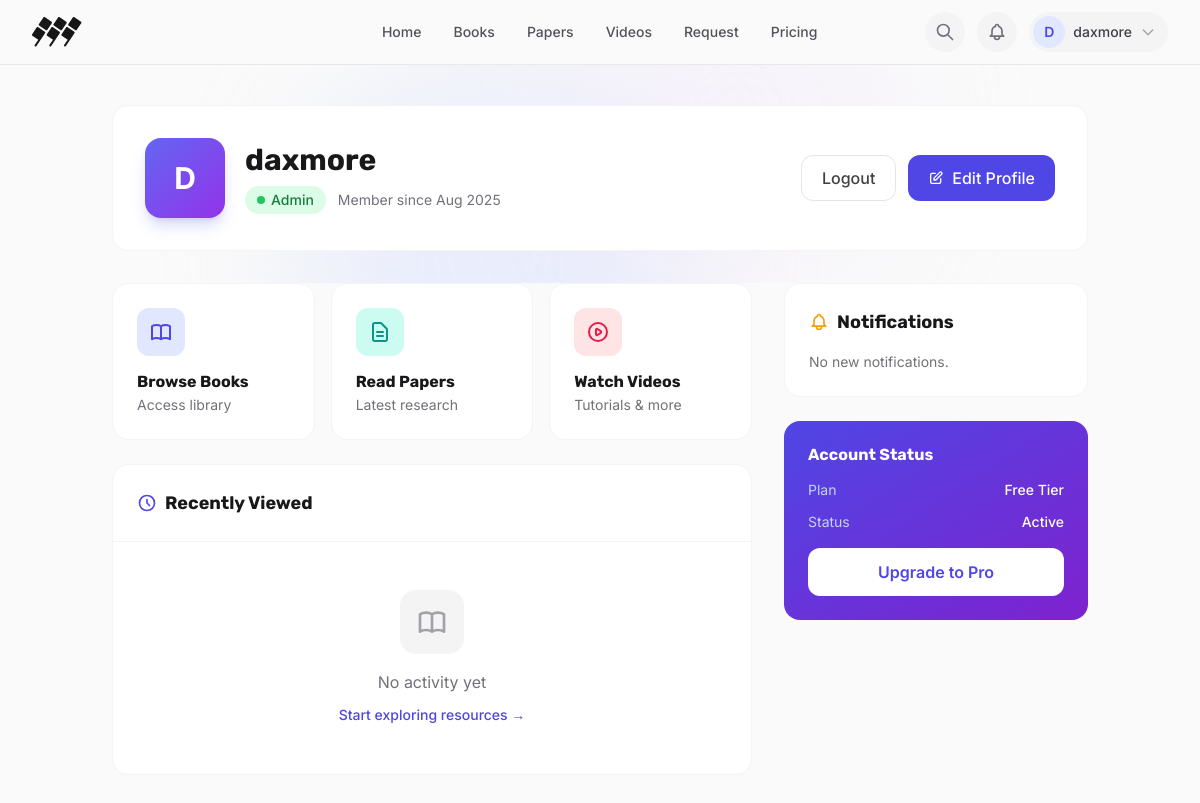
The app's page /profile.php (signed in) with its own data.
### tables this page shows
CREATE TABLE IF NOT EXISTS users (
    id INT AUTO_INCREMENT PRIMARY KEY,
    username VARCHAR(255) NOT NULL UNIQUE,
    password VARCHAR(255) NOT NULL,
    role VARCHAR(50) NOT NULL DEFAULT 'user',
    status ENUM('active', 'banned') DEFAULT 'active',
    last_login TIMESTAMP NULL,
    created_at TIMESTAMP DEFAULT CURRENT_TIMESTAMP
);

### includes/functions.php (called while the page is built, shortened)
<?php
function get_user_by_id($user_id)
{
    global $conn;
    $sql = "SELECT * FROM users WHERE id = ?";
    $stmt = $conn->prepare($sql);
    $stmt->bind_param('i', $user_id);
    $stmt->execute();
    $result = $stmt->get_result();
    return $result->fetch_assoc();
}
?>

### profile.php (the view, shortened to what this page needs)
<?php
require_once 'includes/db.php';
require_once 'includes/functions.php';
$user_id = $_SESSION['user_id'];
$user = get_user_by_id($user_id);
$history = get_user_history($user_id, 5);
$notifications = get_notifications($user_id);
?>
<!DOCTYPE html>
<html lang="en">
<head>
    <link href="assets/css/index.css" rel="stylesheet">
    <script src="https://cdn.tailwindcss.com"></script>
</head>
<body class="antialiased bg-[#FAFAFA]">
    <?php include 'includes/header.php'; ?>
    <section class="relative pt-10 pb-8 overflow-hidden">
        <div class="absolute inset-0 -z-10">
        </div>
        <div class="container mx-auto px-6">
            <div class="bg-white rounded-2xl border border-zinc-100 p-8">
                <div class="flex flex-col md:flex-row items-center justify-between gap-6">
                    <div class="flex flex-col md:flex-row items-center gap-5 text-center md:text-left">
                        <div class="w-20 h-20 bg-gradient-to-br from-indigo-500 to-purple-600 rounded-2xl flex items-center justify-center text-3xl font-bold text-white shadow-lg shadow-indigo-500/25">
                            <?php echo strtoupper(substr($user['username'], 0, 1)); ?>
                        </div>
                        <div>
                            <h1 class="text-3xl font-bold text-zinc-900"><?php echo htmlspecialchars($user['username']); ?></h1>
                            <div class="flex items-center justify-center md:justify-start gap-3 mt-2">
                                <span class="inline-flex items-center gap-1.5 px-3 py-1 bg-green-100 text-green-700 rounded-full text-sm font-medium">
                                    <span class="w-2 h-2 rounded-full bg-green-500"></span>
                                    <?php echo ucfirst($user['role'] ?? 'User'); ?>
                                </span>
                                <span class="text-zinc-500 text-sm">Member since <?php echo date('M Y', strtotime($user['created_at'] ?? 'now')); ?></span>
                            </div>
                        </div>
                    </div>
                    <div class="flex gap-3">
                        <a href="auth/logout.php" class="px-5 py-2.5 border border-zinc-200 rounded-xl text-zinc-700 hover:bg-zinc-50 transition font-medium">
                            Logout
                        </a>
                        <button onclick="openEditModal()" class="px-5 py-2.5 bg-indigo-600 text-white rounded-xl hover:bg-indigo-700 transition font-medium flex items-center gap-2">
                            <svg xmlns="http://www.w3.org/2000/svg" class="h-4 w-4" fill="none" viewBox="0 0 24 24" stroke="currentColor" stroke-width="2">
                                <path stroke-linecap="round" stroke-linejoin="round" d="M11 5H6a2 2 0 00-2 2v11a2 2 0 002 2h11a2 2 0 002-2v-5m-1.414-9.414a2 2 0 112.828 2.828L11.828 15H9v-2.828l8.586-8.586z" />
                            </svg>
                            Edit Profile
                        </button>
                    </div>
                </div>
            </div>
        </div>
    </section>
    <section class="pb-20">
        <div class="container mx-auto px-6">
            <div class="grid grid-cols-1 lg:grid-cols-3 gap-8">
                <div class="lg:col-span-2 space-y-6">
                    <div class="grid grid-cols-1 sm:grid-cols-3 gap-4">
                        <a href="books.php" class="bg-white rounded-2xl border border-zinc-100 p-6 hover:border-indigo-200 hover:shadow-lg transition-all group">
                            <div class="w-12 h-12 bg-indigo-100 rounded-xl flex items-center justify-center mb-4 group-hover:scale-110 transition">
                            </div>
                            <h3 class="font-bold text-zinc-900">Browse Books</h3>
                            <p class="text-sm text-zinc-500 mt-1">Access library</p>
                        </a>
                        <a href="papers.php" class="bg-white rounded-2xl border border-zinc-100 p-6 hover:border-teal-200 hover:shadow-lg transition-all group">
                            <div class="w-12 h-12 bg-teal-100 rounded-xl flex items-center justify-center mb-4 group-hover:scale-110 transition">
                            </div>
                            <h3 class="font-bold text-zinc-900">Read Papers</h3>
                            <p class="text-sm text-zinc-500 mt-1">Latest research</p>
                        </a>
                        <a href="videos.php" class="bg-white rounded-2xl border border-zinc-100 p-6 hover:border-rose-200 hover:shadow-lg transition-all group">
                            <div class="w-12 h-12 bg-rose-100 rounded-xl flex items-center justify-center mb-4 group-hover:scale-110 transition">
                            </div>
                            <h3 class="font-bold text-zinc-900">Watch Videos</h3>
                            <p class="text-sm text-zinc-500 mt-1">Tutorials & more</p>
                        </a>
                    </div>
                    <div class="bg-white rounded-2xl border border-zinc-100 overflow-hidden">
                        <div class="p-6 border-b border-zinc-100">
                            <h3 class="text-lg font-bold text-zinc-900 flex items-center gap-2">
                                <svg xmlns="http://www.w3.org/2000/svg" class="h-5 w-5 text-indigo-600" fill="none" viewBox="0 0 24 24" stroke="currentColor" stroke-width="2">
                                    <path stroke-linecap="round" stroke-linejoin="round" d="M12 8v4l3 3m6-3a9 9 0 11-18 0 9 9 0 0118 0z" />
                                </svg>
                                Recently Viewed
                            </h3>
                        </div>
                        <?php if (empty($history)): ?>
                            <div class="p-12 text-center">
                                <div class="w-16 h-16 bg-zinc-100 rounded-2xl flex items-center justify-center mx-auto mb-4">
                                </div>
                                <p class="text-zinc-500 mb-2">No activity yet</p>
                                <a href="books.php" class="text-indigo-600 hover:text-indigo-700 font-medium text-sm">Start exploring resources →</a>
                            </div>
                        <?php endif; ?>
                    </div>
                </div>
                <div class="space-y-6">
                    <div id="notifications" class="bg-white rounded-2xl border border-zinc-100 p-6">
                        <h3 class="text-lg font-bold text-zinc-900 mb-4 flex items-center gap-2">
                            Notifications
                        </h3>
                        <?php if (empty($notifications)): ?>
                            <p class="text-zinc-500 text-sm">No new notifications.</p>
                        <?php endif; ?>
                    </div>
                    <div class="bg-gradient-to-br from-indigo-600 to-purple-700 rounded-2xl p-6 text-white">
                        <h3 class="font-bold mb-4 text-white">Account Status</h3>
                        <div class="space-y-3 text-sm">
                            <div class="flex justify-between">
                                <span class="text-indigo-200">Plan</span>
                                <span class="font-medium">Free Tier</span>
                            </div>
                            <div class="flex justify-between">
                                <span class="text-indigo-200">Status</span>
                                <span class="font-medium"><?php echo ucfirst($user['status'] ?? 'Active'); ?></span>
                            </div>
                        </div>
                        <a href="pricing.php" class="block w-full text-center py-3 bg-white text-indigo-600 font-semibold rounded-xl mt-4 hover:bg-indigo-50 transition">
                            Upgrade to Pro
                        </a>
                    </div>
                </div>
            </div>
        </div>
    </section>
</body>
</html>

### assets/css/index.css (style rules this page uses)
:root { --bg-primary: #FAFAFA; --bg-secondary: #F4F4F5; --bg-tertiary: #E4E4E7; --bg-accent: #EEF2FF; --bg-card: #FFFFFF; --text-primary: #18181B; --text-secondary: #71717A; --text-muted: #A1A1AA; --accent: #6366F1; --accent-hover: #4F46E5; --accent-light: #C7D2FE; --accent-secondary: #14B8A6; --border-color: #E4E4E7; --border-light: #F4F4F5; --font-heading: 'Rubik', sans-serif; --font-body: 'Inter', sans-serif; --font-mono: 'JetBrains Mono', monospace; --shadow-sm: 0 1px 2px 0 rgb(0 0 0 / 0.05); --shadow-md: 0 4px 6px -1px rgb(0 0 0 / 0.1), 0 2px 4px -2px rgb(0 0 0 / 0.1); --shadow-lg: 0 10px 15px -3px rgb(0 0 0 / 0.1), 0 4px 6px -4px rgb(0 0 0 / 0.1); --shadow-xl: 0 20px 25px -5px rgb(0 0 0 / 0.1), 0 8px 10px -6px rgb(0 0 0 / 0.1); }
* { margin: 0; padding: 0; box-sizing: border-box; }
body { font-family: var(--font-body); background-color: var(--bg-primary); color: var(--text-primary); -webkit-font-smoothing: antialiased; -moz-osx-font-smoothing: grayscale; overflow-x: hidden; line-height: 1.6; }
h1, h2, h3, h4, h5, h6 { font-family: var(--font-heading); font-weight: 600; color: var(--text-primary); line-height: 1.2; }
.container { max-width: 1280px; margin: 0 auto; padding: 0 1.5rem; }

### records on screen
users: username "D", username "daxmore", role "Admin", created_at "Aug 2025", status "Active"

### other values on screen
substr($_SESSION['username'] ?? 'U', 0, 1) "D"
$_SESSION['username'] "daxmore"
